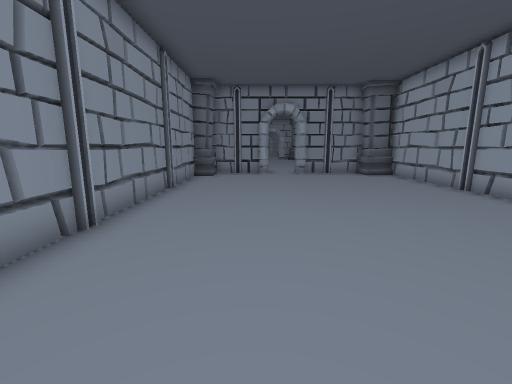
view 1 (above)

20 first-person views from a walk through a 3-D level made in the Unity game engine. The camera is 1.4 m above the floor, tilts 10° down and sees 90° across. The floor is counted in squares, 1 m on a side. Each view is taken from the middle of a square. On the plan, view 1 faces up. The plan holds only what a view shows up to about 13 squares ahead; the rest is blank. The place goes on beyond the plan. The player is left out. Some animated figures are left out.

view 2
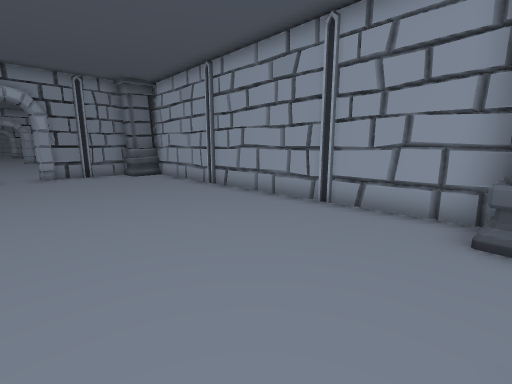

view 3
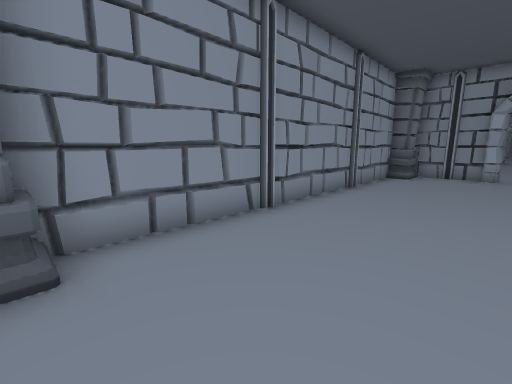

view 4
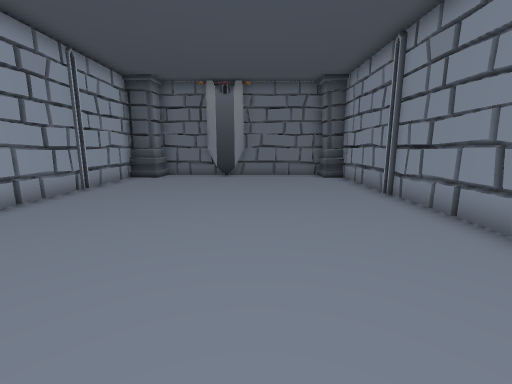

view 5
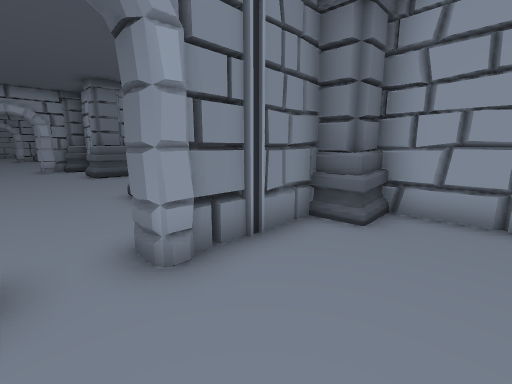

view 6
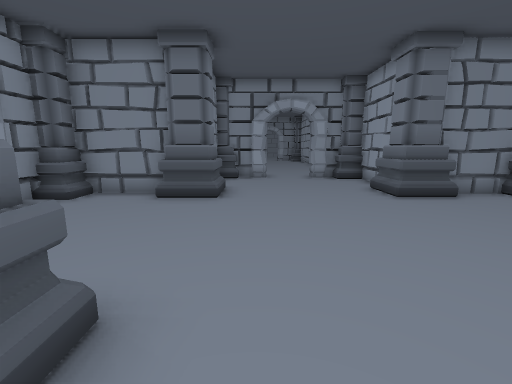

view 7
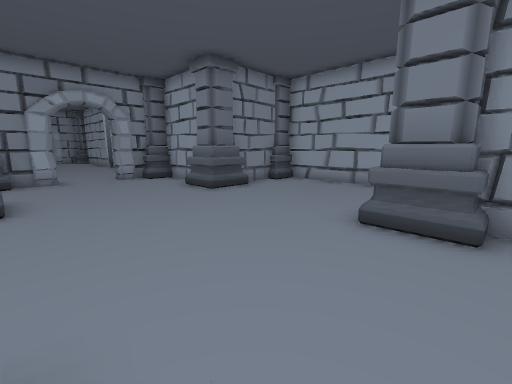

view 8
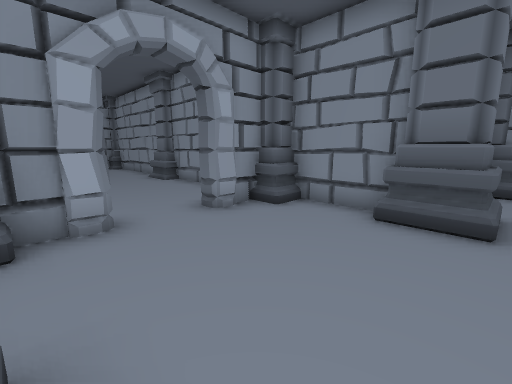

view 9
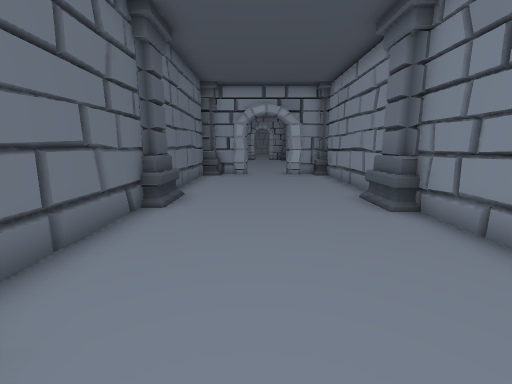

view 10
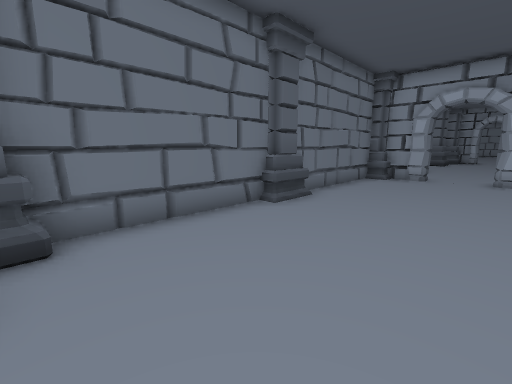

view 11
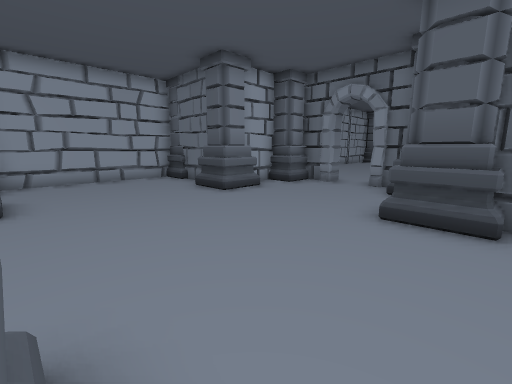

view 12
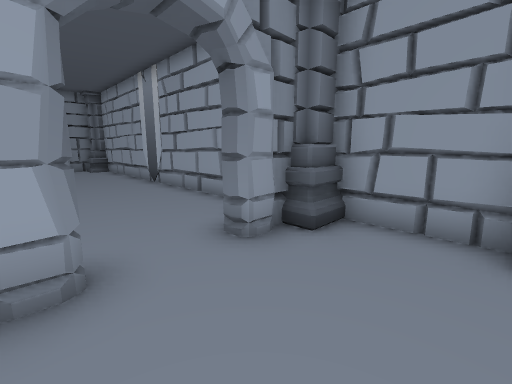

view 13
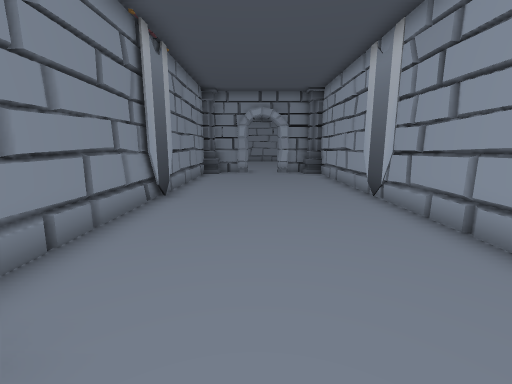

view 14
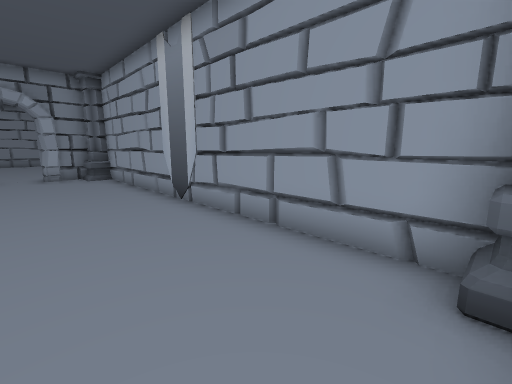

view 15
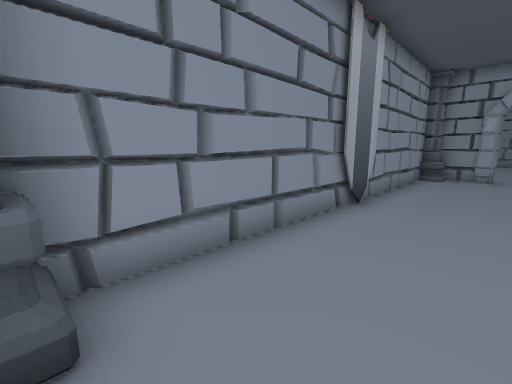

view 16
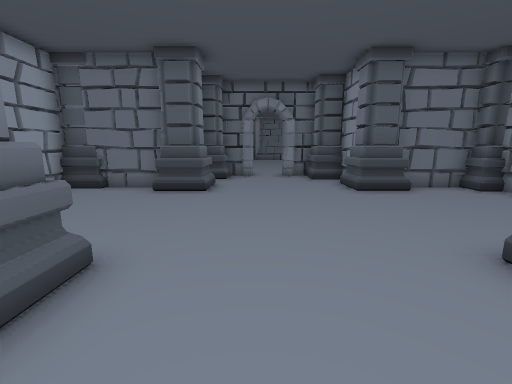

view 17
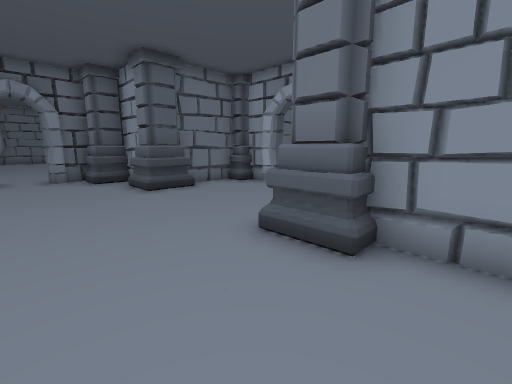

view 18
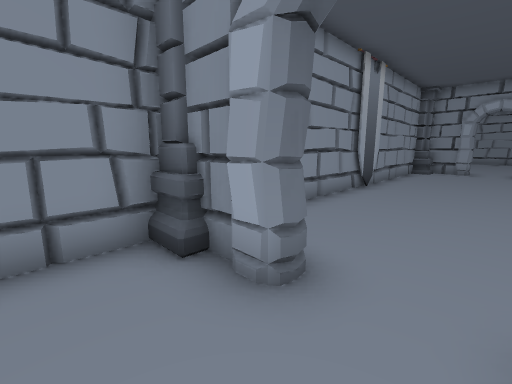

view 19
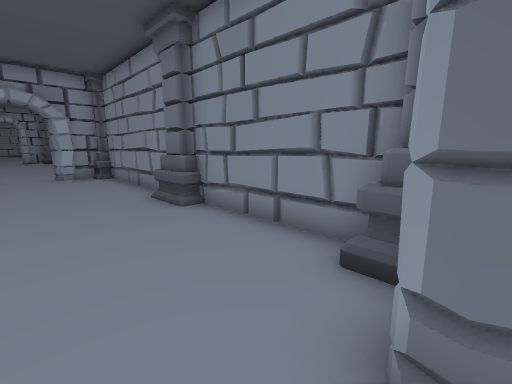

view 20
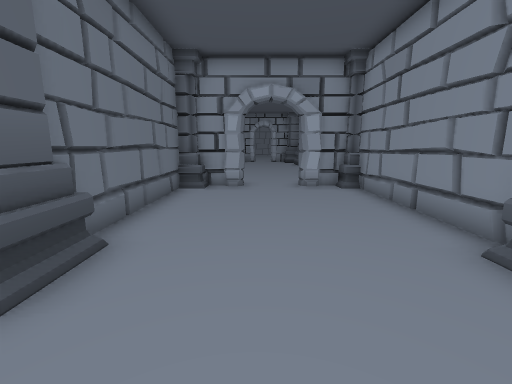

### Floor plan
Points are (right, up) in squares from view 1. A wall is a line through its corners. A room is listed if a view was taken in it or the views show most of it. See-through windows are left out.
Room 1 (views 1, 2, 3, 4, 5)
walls: (2.7, 13.7) (2.2, 13.7) (2.1, 14.3); (6.8, -0.2) (6.8, 13.3); (0.6, 13.9) (-2.4, 13.9); (2.1, 14.1) (2.2, 14.6); (-3, 12.5) (-3, 0.4); (-2.4, -1) (5.6, -1); (0.7, 14.2) (0.6, 13.7) (0.1, 13.7); (5.8, 13.9) (2.5, 13.9)
low walls: (2.2, 13.7) (2.1, 14.2)
ways out: opening at (1.5, 14) to room 2
objects: other object (-4, -1) to (-2, 0); other object (-3, 13) to (-2, 13); other object (2, -1); other object (6, 0); other object (6, 13)
Room 2 (views 6, 7, 8, 9, 10, 11, 12, 13, 14, 15, 16, 17, 18, 19, 20)
walls: (-2.5, 24.7) (-5.5, 24.7); (-1.8, 28.5) (-1.8, 25.5); (-5.8, 23.5) (-5.8, 22.4); (-6.9, 24.6) (-11.7, 24.6); (0.6, 29.2) (0.3, 28.8) (-0.6, 28.8); (-5.8, 20.2) (-5.8, 18.6); (3.5, 28.8) (2.6, 28.8); (4.7, 25.9) (4.7, 28.5); (-5.6, 18.1) (-2.6, 18.1); (-1.8, 17.1) (-1.8, 15.5); (4.4, 29.9) (4.4, 42.5); (7.5, 24.6) (5.5, 24.6); (5.4, 18.1) (7.5, 18.1); (-0.9, 14.5) (0.2, 14.5); (0.2, 14.2) (0.2, 14.7) (0.6, 14.7); (-13.2, 24.6) (-18.9, 24.6); (4.4, 15.7) (4.4, 17.5); (2.6, 14.5) (3.6, 14.5); (8.6, 18) (8.6, 24.4); (-19.2, 23.5) (-19.2, 22.6); (-1.8, 42.5) (-1.8, 29.9); (-19.2, 20.5) (-19.2, 19.5); (-18.9, 18.3) (-7, 18.3)
low walls: (-4.5, 24.6) (-5.2, 24.6); (-5.8, 22.4) (-6.4, 22.4); (2.6, 28.8) (2.6, 29.4); (4.4, 25.9) (4.4, 26.7); (-5.4, 18.3) (-4.4, 18.3); (6.9, 24.7) (6, 24.7)
ways out: opening at (1.5, 14) to room 1; opening at (-19.5, 21.5)
objects: other object (-20, 19) to (-19, 19); other object (-20, 24) to (-19, 24); other object (-13, 18) to (-12, 19); other object (-13, 24) to (-12, 24); other object (-7, 19); other object (-7, 24) to (-5, 25); other object (-3, 18) to (-2, 19); other object (-2, 24) to (-1, 25); other object (-2, 29) to (-1, 30); other object (-2, 36); other object (-1, 15) to (-1, 16); other object (4, 15); other object (4, 17) to (5, 19); other object (4, 24) to (5, 25); other object (4, 29) to (5, 30); other object (4, 36); other object (4, 42); other object (8, 24) to (9, 26)

Where each view was taken, in squares from view 1:
view 1: 0 up, 0 right, facing up
view 2: 0 up, 1 right, facing up-right
view 3: 0 up, 1 right, facing up-left
view 4: 12 up, 1 right, facing down
view 5: 11 up, 1 right, facing up-right
view 6: 17 up, 0 right, facing up
view 7: 17 up, 1 left, facing up-right
view 8: 19 up, 1 left, facing up-left
view 9: 21 up, 6 left, facing left
view 10: 23 up, 7 left, facing down-left
view 11: 24 up, 3 left, facing down-right
view 12: 26 up, 0 right, facing up-right
view 13: 29 up, 1 right, facing up
view 14: 30 up, 1 right, facing up-right
view 15: 30 up, 1 right, facing up-left
view 16: 27 up, 2 right, facing down
view 17: 27 up, 2 right, facing down-left
view 18: 27 up, 2 right, facing up-left
view 19: 21 up, 6 left, facing up-left
view 20: 21 up, 10 left, facing left
